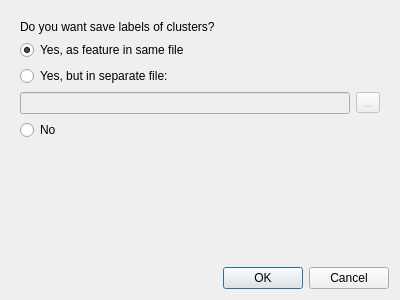
<?xml version="1.0" encoding="UTF-8"?>
<ui version="4.0">
 <class>Dialog</class>
 <widget class="QDialog" name="Dialog">
  <property name="geometry">
   <rect>
    <x>0</x>
    <y>0</y>
    <width>400</width>
    <height>300</height>
   </rect>
  </property>
  <property name="windowTitle">
   <string>Dialog</string>
  </property>
  <layout class="QVBoxLayout" name="verticalLayout_2">
   <item>
    <widget class="QFrame" name="frame">
     <property name="frameShape">
      <enum>QFrame::NoFrame</enum>
     </property>
     <property name="frameShadow">
      <enum>QFrame::Raised</enum>
     </property>
     <property name="lineWidth">
      <number>0</number>
     </property>
     <layout class="QVBoxLayout" name="verticalLayout">
      <item>
       <widget class="QLabel" name="label">
        <property name="text">
         <string>Do you want save labels of clusters?</string>
        </property>
       </widget>
      </item>
      <item>
       <widget class="QRadioButton" name="yes_radio_button">
        <property name="text">
         <string>Yes, as feature in same file</string>
        </property>
        <property name="checked">
         <bool>true</bool>
        </property>
       </widget>
      </item>
      <item>
       <widget class="QRadioButton" name="separately_radio_button">
        <property name="sizePolicy">
         <sizepolicy hsizetype="Maximum" vsizetype="Fixed">
          <horstretch>0</horstretch>
          <verstretch>0</verstretch>
         </sizepolicy>
        </property>
        <property name="text">
         <string>Yes, but in separate file:</string>
        </property>
       </widget>
      </item>
      <item>
       <layout class="QHBoxLayout" name="horizontalLayout">
        <item>
         <widget class="QLineEdit" name="line_edit">
          <property name="enabled">
           <bool>false</bool>
          </property>
         </widget>
        </item>
        <item>
         <widget class="QToolButton" name="tool_button">
          <property name="enabled">
           <bool>false</bool>
          </property>
          <property name="text">
           <string>...</string>
          </property>
         </widget>
        </item>
       </layout>
      </item>
      <item>
       <widget class="QRadioButton" name="no_radio_button">
        <property name="text">
         <string>No</string>
        </property>
       </widget>
      </item>
      <item>
       <spacer name="verticalSpacer">
        <property name="orientation">
         <enum>Qt::Vertical</enum>
        </property>
        <property name="sizeHint" stdset="0">
         <size>
          <width>20</width>
          <height>40</height>
         </size>
        </property>
       </spacer>
      </item>
     </layout>
    </widget>
   </item>
   <item>
    <widget class="QDialogButtonBox" name="buttonBox">
     <property name="orientation">
      <enum>Qt::Horizontal</enum>
     </property>
     <property name="standardButtons">
      <set>QDialogButtonBox::Cancel|QDialogButtonBox::Ok</set>
     </property>
    </widget>
   </item>
  </layout>
 </widget>
 <resources/>
 <connections>
  <connection>
   <sender>buttonBox</sender>
   <signal>accepted()</signal>
   <receiver>Dialog</receiver>
   <slot>accept()</slot>
   <hints>
    <hint type="sourcelabel">
     <x>248</x>
     <y>254</y>
    </hint>
    <hint type="destinationlabel">
     <x>157</x>
     <y>274</y>
    </hint>
   </hints>
  </connection>
  <connection>
   <sender>buttonBox</sender>
   <signal>rejected()</signal>
   <receiver>Dialog</receiver>
   <slot>reject()</slot>
   <hints>
    <hint type="sourcelabel">
     <x>316</x>
     <y>260</y>
    </hint>
    <hint type="destinationlabel">
     <x>286</x>
     <y>274</y>
    </hint>
   </hints>
  </connection>
 </connections>
</ui>
